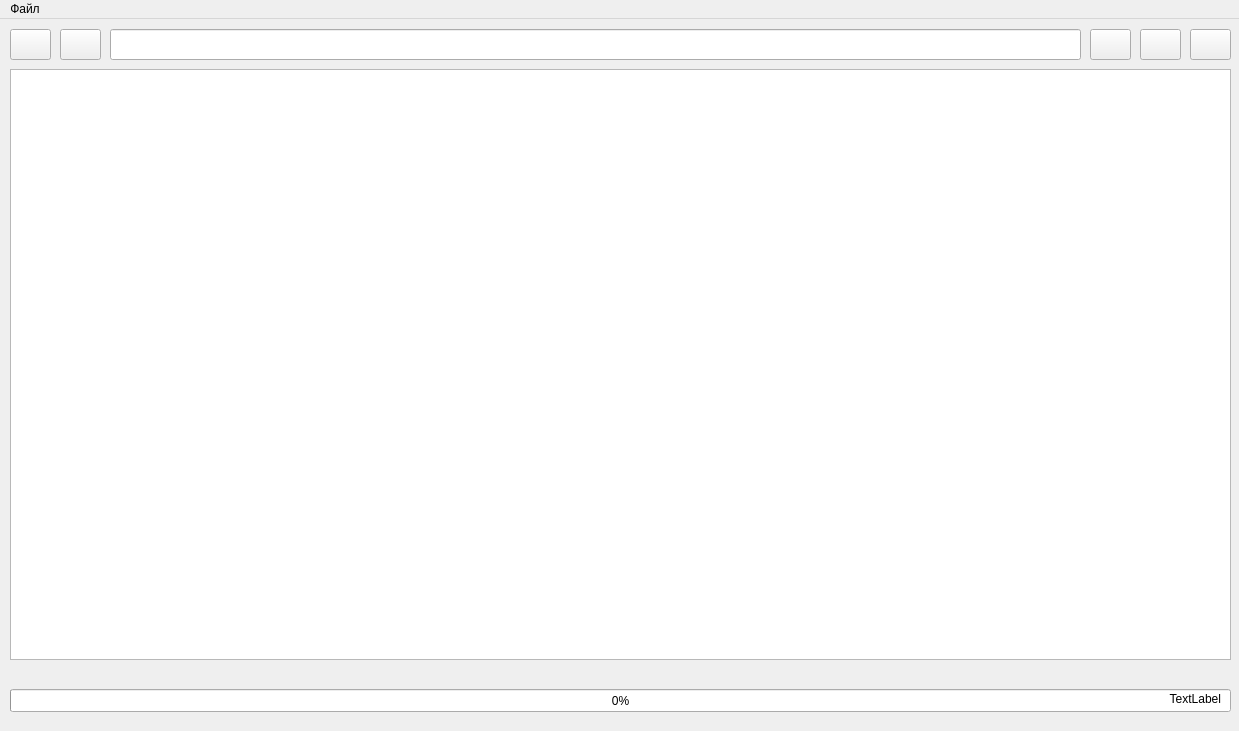
<?xml version="1.0" encoding="UTF-8"?>
<ui version="4.0">
 <class>MainWindow</class>
 <widget class="QMainWindow" name="MainWindow">
  <property name="geometry">
   <rect>
    <x>0</x>
    <y>0</y>
    <width>1239</width>
    <height>731</height>
   </rect>
  </property>
  <property name="windowTitle">
   <string>IntroScan Storage</string>
  </property>
  <widget class="QWidget" name="centralwidget">
   <widget class="QTreeView" name="tv_cloudStorage">
    <property name="geometry">
     <rect>
      <x>10</x>
      <y>50</y>
      <width>1221</width>
      <height>591</height>
     </rect>
    </property>
    <property name="font">
     <font>
      <pointsize>12</pointsize>
     </font>
    </property>
    <property name="editTriggers">
     <set>QAbstractItemView::NoEditTriggers</set>
    </property>
   </widget>
   <widget class="QPushButton" name="btn_back">
    <property name="geometry">
     <rect>
      <x>60</x>
      <y>10</y>
      <width>41</width>
      <height>31</height>
     </rect>
    </property>
    <property name="text">
     <string/>
    </property>
    <property name="icon">
     <iconset>
      <normaloff>../img/back-arrow_icon-icons.com_72866.ico</normaloff>../img/back-arrow_icon-icons.com_72866.ico</iconset>
    </property>
   </widget>
   <widget class="QPushButton" name="btn_del">
    <property name="geometry">
     <rect>
      <x>1190</x>
      <y>10</y>
      <width>41</width>
      <height>31</height>
     </rect>
    </property>
    <property name="text">
     <string/>
    </property>
    <property name="icon">
     <iconset>
      <normaloff>../img/waste_bin_delete_remove_recycle_icon_123840.ico</normaloff>../img/waste_bin_delete_remove_recycle_icon_123840.ico</iconset>
    </property>
   </widget>
   <widget class="QPushButton" name="btn_upload">
    <property name="geometry">
     <rect>
      <x>1140</x>
      <y>10</y>
      <width>41</width>
      <height>31</height>
     </rect>
    </property>
    <property name="text">
     <string/>
    </property>
    <property name="icon">
     <iconset>
      <normaloff>../img/cloud-upload-symbol-with-an-up-arrow-inside_icon-icons.com_56539.ico</normaloff>../img/cloud-upload-symbol-with-an-up-arrow-inside_icon-icons.com_56539.ico</iconset>
    </property>
   </widget>
   <widget class="QPushButton" name="btn_home">
    <property name="geometry">
     <rect>
      <x>10</x>
      <y>10</y>
      <width>41</width>
      <height>31</height>
     </rect>
    </property>
    <property name="text">
     <string/>
    </property>
    <property name="icon">
     <iconset>
      <normaloff>../img/home_icon-icons.com_73532.ico</normaloff>../img/home_icon-icons.com_73532.ico</iconset>
    </property>
   </widget>
   <widget class="QPushButton" name="btn_download">
    <property name="geometry">
     <rect>
      <x>1090</x>
      <y>10</y>
      <width>41</width>
      <height>31</height>
     </rect>
    </property>
    <property name="text">
     <string/>
    </property>
    <property name="icon">
     <iconset>
      <normaloff>../img/download-to-storage-drive_icon-icons.com_73590.ico</normaloff>../img/download-to-storage-drive_icon-icons.com_73590.ico</iconset>
    </property>
   </widget>
   <widget class="QLineEdit" name="curr_directory_txt">
    <property name="geometry">
     <rect>
      <x>110</x>
      <y>10</y>
      <width>971</width>
      <height>31</height>
     </rect>
    </property>
    <property name="font">
     <font>
      <pointsize>10</pointsize>
     </font>
    </property>
    <property name="readOnly">
     <bool>false</bool>
    </property>
   </widget>
   <widget class="QProgressBar" name="progressBar">
    <property name="geometry">
     <rect>
      <x>10</x>
      <y>670</y>
      <width>1221</width>
      <height>23</height>
     </rect>
    </property>
    <property name="value">
     <number>0</number>
    </property>
    <property name="alignment">
     <set>Qt::AlignJustify|Qt::AlignVCenter</set>
    </property>
    <property name="textDirection">
     <enum>QProgressBar::TopToBottom</enum>
    </property>
   </widget>
   <widget class="QLabel" name="progress_bar_lbl">
    <property name="geometry">
     <rect>
      <x>650</x>
      <y>670</y>
      <width>571</width>
      <height>20</height>
     </rect>
    </property>
    <property name="text">
     <string>TextLabel</string>
    </property>
    <property name="alignment">
     <set>Qt::AlignRight|Qt::AlignTrailing|Qt::AlignVCenter</set>
    </property>
   </widget>
  </widget>
  <widget class="QMenuBar" name="menubar">
   <property name="geometry">
    <rect>
     <x>0</x>
     <y>0</y>
     <width>1239</width>
     <height>21</height>
    </rect>
   </property>
   <property name="palette">
    <palette>
     <active>
      <colorrole role="HighlightedText">
       <brush brushstyle="SolidPattern">
        <color alpha="255">
         <red>0</red>
         <green>0</green>
         <blue>0</blue>
        </color>
       </brush>
      </colorrole>
     </active>
     <inactive>
      <colorrole role="HighlightedText">
       <brush brushstyle="SolidPattern">
        <color alpha="255">
         <red>0</red>
         <green>0</green>
         <blue>0</blue>
        </color>
       </brush>
      </colorrole>
     </inactive>
     <disabled>
      <colorrole role="HighlightedText">
       <brush brushstyle="SolidPattern">
        <color alpha="255">
         <red>0</red>
         <green>0</green>
         <blue>0</blue>
        </color>
       </brush>
      </colorrole>
     </disabled>
    </palette>
   </property>
   <widget class="QMenu" name="menu">
    <property name="palette">
     <palette>
      <active>
       <colorrole role="WindowText">
        <brush brushstyle="SolidPattern">
         <color alpha="255">
          <red>0</red>
          <green>0</green>
          <blue>0</blue>
         </color>
        </brush>
       </colorrole>
       <colorrole role="Button">
        <brush brushstyle="SolidPattern">
         <color alpha="255">
          <red>240</red>
          <green>240</green>
          <blue>240</blue>
         </color>
        </brush>
       </colorrole>
       <colorrole role="Text">
        <brush brushstyle="SolidPattern">
         <color alpha="255">
          <red>0</red>
          <green>0</green>
          <blue>0</blue>
         </color>
        </brush>
       </colorrole>
       <colorrole role="BrightText">
        <brush brushstyle="SolidPattern">
         <color alpha="255">
          <red>0</red>
          <green>0</green>
          <blue>0</blue>
         </color>
        </brush>
       </colorrole>
       <colorrole role="ButtonText">
        <brush brushstyle="SolidPattern">
         <color alpha="255">
          <red>0</red>
          <green>0</green>
          <blue>0</blue>
         </color>
        </brush>
       </colorrole>
       <colorrole role="Base">
        <brush brushstyle="SolidPattern">
         <color alpha="255">
          <red>240</red>
          <green>240</green>
          <blue>240</blue>
         </color>
        </brush>
       </colorrole>
       <colorrole role="Window">
        <brush brushstyle="SolidPattern">
         <color alpha="255">
          <red>240</red>
          <green>240</green>
          <blue>240</blue>
         </color>
        </brush>
       </colorrole>
       <colorrole role="ToolTipText">
        <brush brushstyle="SolidPattern">
         <color alpha="255">
          <red>0</red>
          <green>0</green>
          <blue>0</blue>
         </color>
        </brush>
       </colorrole>
      </active>
      <inactive>
       <colorrole role="WindowText">
        <brush brushstyle="SolidPattern">
         <color alpha="255">
          <red>0</red>
          <green>0</green>
          <blue>0</blue>
         </color>
        </brush>
       </colorrole>
       <colorrole role="Button">
        <brush brushstyle="SolidPattern">
         <color alpha="255">
          <red>240</red>
          <green>240</green>
          <blue>240</blue>
         </color>
        </brush>
       </colorrole>
       <colorrole role="Text">
        <brush brushstyle="SolidPattern">
         <color alpha="255">
          <red>0</red>
          <green>0</green>
          <blue>0</blue>
         </color>
        </brush>
       </colorrole>
       <colorrole role="BrightText">
        <brush brushstyle="SolidPattern">
         <color alpha="255">
          <red>0</red>
          <green>0</green>
          <blue>0</blue>
         </color>
        </brush>
       </colorrole>
       <colorrole role="ButtonText">
        <brush brushstyle="SolidPattern">
         <color alpha="255">
          <red>0</red>
          <green>0</green>
          <blue>0</blue>
         </color>
        </brush>
       </colorrole>
       <colorrole role="Base">
        <brush brushstyle="SolidPattern">
         <color alpha="255">
          <red>240</red>
          <green>240</green>
          <blue>240</blue>
         </color>
        </brush>
       </colorrole>
       <colorrole role="Window">
        <brush brushstyle="SolidPattern">
         <color alpha="255">
          <red>240</red>
          <green>240</green>
          <blue>240</blue>
         </color>
        </brush>
       </colorrole>
       <colorrole role="ToolTipText">
        <brush brushstyle="SolidPattern">
         <color alpha="255">
          <red>0</red>
          <green>0</green>
          <blue>0</blue>
         </color>
        </brush>
       </colorrole>
      </inactive>
      <disabled>
       <colorrole role="WindowText">
        <brush brushstyle="SolidPattern">
         <color alpha="255">
          <red>255</red>
          <green>255</green>
          <blue>255</blue>
         </color>
        </brush>
       </colorrole>
       <colorrole role="Button">
        <brush brushstyle="SolidPattern">
         <color alpha="255">
          <red>240</red>
          <green>240</green>
          <blue>240</blue>
         </color>
        </brush>
       </colorrole>
       <colorrole role="Text">
        <brush brushstyle="SolidPattern">
         <color alpha="255">
          <red>255</red>
          <green>255</green>
          <blue>255</blue>
         </color>
        </brush>
       </colorrole>
       <colorrole role="BrightText">
        <brush brushstyle="SolidPattern">
         <color alpha="255">
          <red>0</red>
          <green>0</green>
          <blue>0</blue>
         </color>
        </brush>
       </colorrole>
       <colorrole role="ButtonText">
        <brush brushstyle="SolidPattern">
         <color alpha="255">
          <red>255</red>
          <green>255</green>
          <blue>255</blue>
         </color>
        </brush>
       </colorrole>
       <colorrole role="Base">
        <brush brushstyle="SolidPattern">
         <color alpha="255">
          <red>240</red>
          <green>240</green>
          <blue>240</blue>
         </color>
        </brush>
       </colorrole>
       <colorrole role="Window">
        <brush brushstyle="SolidPattern">
         <color alpha="255">
          <red>240</red>
          <green>240</green>
          <blue>240</blue>
         </color>
        </brush>
       </colorrole>
       <colorrole role="ToolTipText">
        <brush brushstyle="SolidPattern">
         <color alpha="255">
          <red>0</red>
          <green>0</green>
          <blue>0</blue>
         </color>
        </brush>
       </colorrole>
      </disabled>
     </palette>
    </property>
    <property name="title">
     <string>Файл</string>
    </property>
    <addaction name="OpenSettinsAction"/>
   </widget>
   <addaction name="menu"/>
  </widget>
  <action name="OpenSettinsAction">
   <property name="checkable">
    <bool>false</bool>
   </property>
   <property name="text">
    <string>Настройки</string>
   </property>
  </action>
 </widget>
 <resources/>
 <connections/>
</ui>
